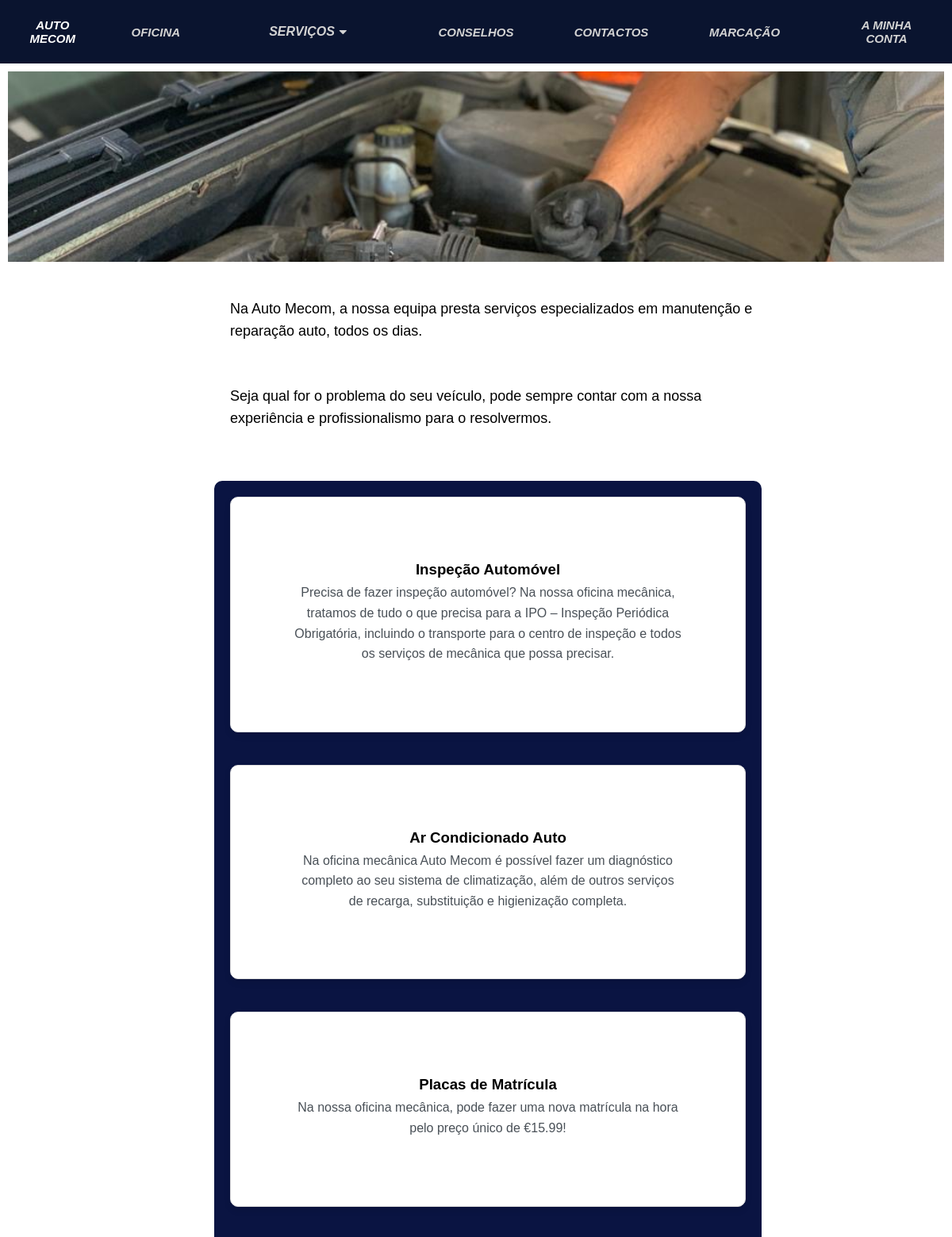
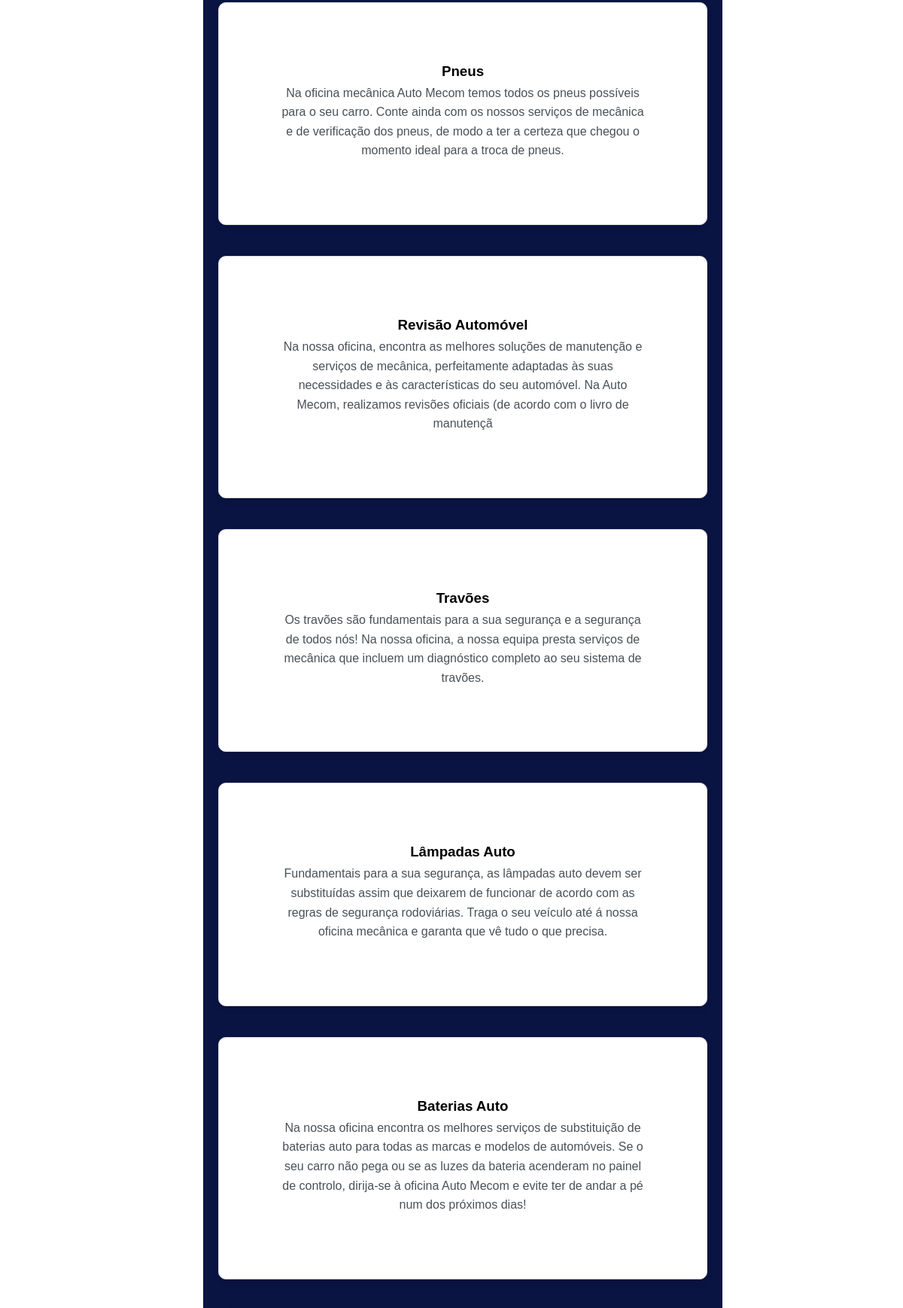
The app's page /servicos (upper part) with its own data (2 pictures, top to bottom).
### automecom/models.py (models this page shows, shortened)
class Servico(models.Model):
    nome = models.CharField(max_length=50)
    descricao = models.CharField(max_length=350, default="", blank=True)
    tipo = models.ManyToManyField(TipoServico, blank=True)

### automecom/views.py (the view)
# urls.py: path('servicos', views.servico_view, name="Servico"),
def servico_view(request):
    servicos = Servico.objects.all()
    return render(request, 'automecom/servico.html', {
        'servicos': servicos,
        'administrador': is_administrador(request.user)
    })

### automecom/templatetags/custom_tags.py (called while the page is built, shortened)
@register.filter(name="is_administrador")
def is_administrador(user):
    if isinstance(user, AnonymousUser):
        return False

### automecom/templates/automecom/servico.html (shortened to what this page needs)
<!DOCTYPE html>
<html lang="en">
<head>
</head>
{% extends 'automecom/layout.html' %}
{% load custom_tags %}
{% block main %}
{% load static %}
<body>
<div class="cabeçalho"></div><br>
<div class="Serviços">
<p style="color: black;" class="BIG">Na Auto Mecom, a nossa equipa presta serviços especializados em manutenção e reparação auto, todos os dias.</p>
<p style="color: black;" class="BIG">Seja qual for o problema do seu veículo, pode sempre contar com a nossa experiência e profissionalismo para o resolvermos.</p>
<br><br>
<section>
{% for Servico in servicos %}
    <div class="Serv" id="servico-{{ Servico.id }}">
        <div>
        <h3>{{Servico.nome}}</h3>
        <p class="SMALL">{{Servico.descricao}}</p>
        </div>
    </div>
    <br>
    <br>
{% endfor %}
</section>
    </div>
</body>
</html>
    <br>
    <br>
    <br>
    <br>
{% endblock %}

### automecom/static/automecom/css/estilos.css (style rules this page uses)
* { padding: 0; margin: 0; box-sizing:border-box; font-family: sans-serif; }
p { margin-top: 0; margin-bottom: 1rem; }
.Serviços { padding-left: 240px; padding-right: 210px; padding-bottom: 20px; }
.Serviços p { font-size: 1.125rem; font-weight: 300; line-height: 1.56; color: #5d5c5c; margin: 1em 0; }
.SMALL { font-size: 1.125rem; font-weight: 300; line-height: 1.56; color: #5d5c5c; margin: 1em 0; }
.BIG { display: inline-block; font-size: 1.25rem; font-weight: bold; font-style: normal; color:black; line-height: 1.75; padding: 0.5em 0 0.5em 40px; position: relative; }
* { box-sizing:border-box }
section { background-color: rgb(10, 20, 66); padding: 20px; border-radius: 10px; margin: 20px; text-align: center; }
.Serv { background-color: #ffffff; border: 1px solid #ddd; padding: 80px; margin-bottom: 5px; border-radius: 10px; box-shadow: 0 4px 8px rgba(0, 0, 0, 0.1); transition: transform 0.3s ease, box-shadow 0.3s ease; }
.Serv p { font-size: 16px; color: #495057; line-height: 1.6; margin: 5px 0; }

### records on screen
Servico: nome "Inspeção Automóvel", descricao "Precisa de fazer inspeção automóvel? Na nossa oficina mecânica, tratamos de tudo o que precisa para a IPO – Inspeção Periódica Obrigatória, incluindo o transporte para o centro de inspeção e todos os serviços de mecânica que possa precisar."
Servico: nome "Ar Condicionado Auto", descricao "Na oficina mecânica Auto Mecom é possível fazer um diagnóstico completo ao seu sistema de climatização, além de outros serviços de recarga, substituição e higienização completa."
Servico: nome "Placas de Matrícula", descricao "Na nossa oficina mecânica, pode fazer uma nova matrícula na hora pelo preço único de €15.99!"
Servico: nome "Pneus", descricao "Na oficina mecânica Auto Mecom temos todos os pneus possíveis para o seu carro. Conte ainda com os nossos serviços de mecânica e de verificação dos pneus, de modo a ter a certeza que chegou o momento ideal para a troca de pneus."
Servico: nome "Revisão Automóvel", descricao "Na nossa oficina, encontra as melhores soluções de manutenção e serviços de mecânica, perfeitamente adaptadas às suas necessidades e às características do seu automóvel. Na Auto Mecom, realizamos revisões oficiais (de acordo com o livro de manutençã"
Servico: nome "Travões", descricao "Os travões são fundamentais para a sua segurança e a segurança de todos nós! Na nossa oficina, a nossa equipa presta serviços de mecânica que incluem um diagnóstico completo ao seu sistema de travões."
Servico: nome "Lâmpadas Auto", descricao "Fundamentais para a sua segurança, as lâmpadas auto devem ser substituídas assim que deixarem de funcionar de acordo com as regras de segurança rodoviárias. Traga o seu veículo até á nossa oficina mecânica e garanta que vê tudo o que precisa."
Servico: nome "Baterias Auto", descricao "Na nossa oficina encontra os melhores serviços de substituição de baterias auto para todas as marcas e modelos de automóveis. Se o seu carro não pega ou se as luzes da bateria acenderam no painel de controlo, dirija-se à oficina Auto Mecom e evite ter de andar a pé num dos próximos dias!"
